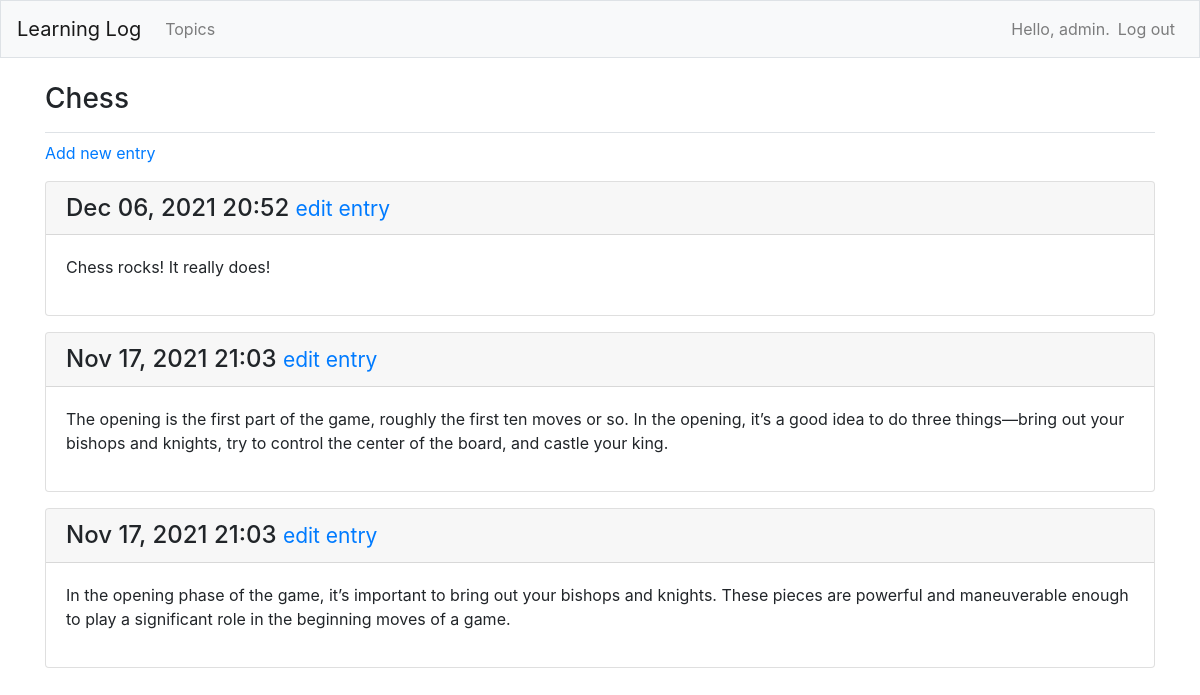
The page /topics/1/ (signed in) on the database its author committed.
### MainApp/models.py (models this page shows, shortened)
class Topic(models.Model):
    text = models.CharField(max_length=200)
    date_added = models.DateTimeField(auto_now_add=True)
    owner = models.ForeignKey(User, on_delete=models.CASCADE)
    def __str__(self):
        return self.text

class Entry(models.Model):
    topic = models.ForeignKey(Topic, on_delete=models.CASCADE)
    text = models.TextField()
    date_added = models.DateTimeField(auto_now_add=True)
    class Meta:
        verbose_name_plural = 'entries'

### MainApp/views.py (the view)
# urls.py: path('topics/<int:topic_id>/',views.topic,name='topic'),
@login_required
def topic(request, topic_id):
    topic = get_object_or_404(Topic, id=topic_id)
    if topic.owner != request.user:
        raise Http404
    entries = topic.entry_set.order_by('-date_added')
    context = {'topic': topic, 'entries': entries}
    return render(request, 'MainApp/topic.html', context)

### MainApp/templates/MainApp/topic.html
{% extends "MainApp/base.html" %}
{% block page_header %}
  <h3>{{ topic }}</h3>
{% endblock page_header %}
{% block content %}
  <p>
    <a href="{% url 'MainApp:new_entry' topic.id %}">Add new entry</a>
  </p>
  {% for entry in entries %}
    <div class="card mb-3">
      <h4 class="card-header">
        {{ entry.date_added|date:'M d, Y H:i' }}
        <small><a href="{% url 'MainApp:edit_entry' entry.id %}">
            edit entry</a></small>
      </h4>
      <div class="card-body">
        {{ entry.text|linebreaks }}
      </div>
    </div>
  {% empty %}
    <p>There are no entries for this topic yet.</p>
  {% endfor %}
{% endblock content %}

### MainApp/templates/MainApp/base.html (shortened to what this page needs)
{% load bootstrap4 %}
<!doctype html>
<html lang="en">
<head>
  {% bootstrap_css %}
</head>
<body>
  <nav class="navbar navbar-expand-md navbar-light bg-light mb-4 border">
    <a class="navbar-brand" href="{% url 'MainApp:index'%}">
        Learning Log</a>
    <div class="collapse navbar-collapse" id="navbarCollapse">
      <ul class="navbar-nav mr-auto">
        <li class="nav-item">
          <a class="nav-link" href="{% url 'MainApp:topics'%}">
              Topics</a></li>
      </ul>
      <ul class="navbar-nav ml-auto">
        {% if user.is_authenticated %}
          <li class="nav-item">
            <span class="navbar-text"}">Hello, {{ user.username }}.</span>
          </li>
          <li class="nav-item">
            <a class="nav-link" href="{% url 'users:logout' %}">Log out</a>
          </li>
        {% else %}
          <li class="nav-item">
            <a class="nav-link" href="{% url 'users:register' %}">Register</a>
          </li>
          <li class="nav-item">
            <a class="nav-link" href="{% url 'users:login' %}">Log in</a></li>
        {% endif %}
      </ul>
    </div>
  </nav>
  <main role="main" class="container">
    <div class="pb-2 mb-2 border-bottom">
      {% block page_header %}{% endblock page_header %}
    </div>
    <div>
      {% block content %}{% endblock content %}
    </div>
  </main>
</body>
</html>

### rows shown on the page
Topic: text "Chess"
Entry: date_added "Dec 06, 2021 20:52", text "Chess rocks! It really does!"
Entry: date_added "Nov 17, 2021 21:03", text "The opening is the first part of the game, roughly the first ten moves or so. In the opening, it’s a good idea to do three things—bring out your bishops and knights, try to control the center of the board, and castle your king."
Entry: date_added "Nov 17, 2021 21:03", text "In the opening phase of the game, it’s important to bring out your bishops and knights. These pieces are powerful and maneuverable enough to play a significant role in the beginning moves of a game."

### other values the page prints
{{ user.username }} "admin"
